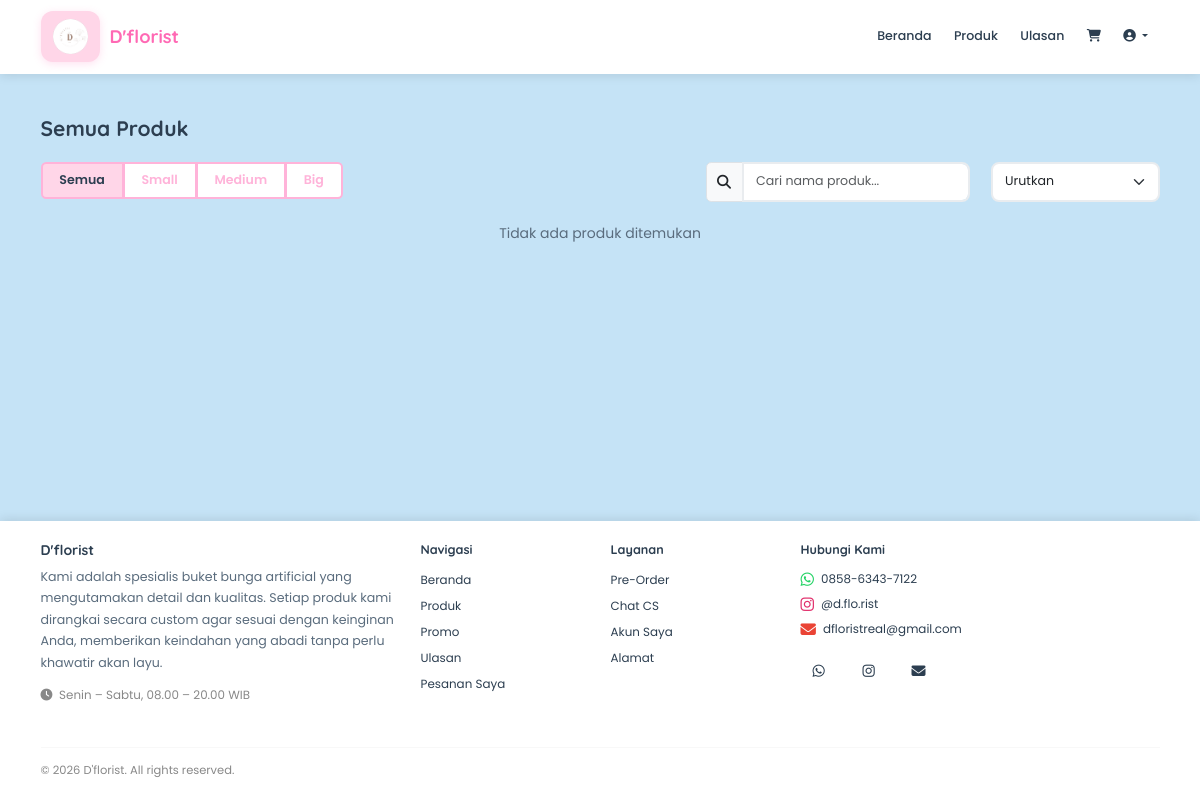
/products.php, run on the app's committed database.
### tables this page shows
CREATE TABLE categories (
    id INT PRIMARY KEY AUTO_INCREMENT,
    name VARCHAR(50) NOT NULL,
    description TEXT,
    created_at TIMESTAMP DEFAULT CURRENT_TIMESTAMP
);

### products.php (the view, shortened to what this page needs)
<?php
include 'includes/header.php';
$category = $_GET['category'] ?? '';
$sort = $_GET['sort'] ?? '';
$sql = "SELECT p.*, c.name as category_name FROM products p JOIN categories c ON p.category_id = c.id WHERE p.is_active = 1";
$params = [];
if ($sort === 'price_asc') {
    $sql .= " ORDER BY (CASE WHEN p.is_promo = 1 AND p.promo_price > 0 THEN p.promo_price ELSE p.price END) ASC";
} elseif ($sort === 'price_desc') {
    $sql .= " ORDER BY (CASE WHEN p.is_promo = 1 AND p.promo_price > 0 THEN p.promo_price ELSE p.price END) DESC";
} else {
    $sql .= " ORDER BY p.created_at DESC";
}
$stmt = $pdo->prepare($sql);
$stmt->execute($params);
$products = $stmt->fetchAll();
$categories = $pdo->query("SELECT * FROM categories")->fetchAll();
?>
<div class="container my-5">
    <h2 class="fw-bold mb-4">Semua Produk</h2>
    <div class="row mb-4">
        <div class="col-md-7">
            <div class="btn-group flex-wrap" role="group">
                <a href="products.php" class="btn <?php echo !$category ? 'btn-primary' : 'btn-outline-primary'; ?>">Semua</a>
                <?php foreach ($categories as $cat): ?>
                <a href="products.php?category=<?php echo $cat['name']; ?>"
                   class="btn <?php echo $category === $cat['name'] ? 'btn-primary' : 'btn-outline-primary'; ?>">
                    <?php echo $cat['name']; ?>
                </a>
                <?php endforeach; ?>
            </div>
        </div>
        <div class="col-md-3 mt-2 mt-md-0">
            <div class="input-group">
                <span class="input-group-text"><i class="fas fa-search"></i></span>
                <input type="text" id="productSearch" class="form-control" placeholder="Cari nama produk...">
            </div>
        </div>
        <div class="col-md-2 mt-2 mt-md-0">
    <select class="form-select" id="sortSelect">
        <option value="">Urutkan</option>
    </select>
</div>
    </div>
    <div class="row g-4">
        <?php if (empty($products)): ?>
        <div class="col-12 text-center">
            <p class="text-muted">Tidak ada produk ditemukan</p>
        </div>
        <?php endif; ?>
    </div>
</div>
<?php include 'includes/footer.php'; ?>

### assets/css/style.css (style rules this page uses)
:root { --pink-pastel: #FFD6E8; --blue-pastel: #C5E3F6; --pink-dark: #FFB3D9; --blue-dark: #A8D8F0; --text-dark: #2C3E50; --text-light: #5A6C7D; }
* { margin: 0; padding: 0; box-sizing: border-box; }
html, body { height: 100%; font-family: 'Poppins', sans-serif; color: var(--text-dark); background-color: var(--blue-pastel); font-size: 14px; }
body { display: flex; flex-direction: column; min-height: 100vh; }
main, .container { flex: 1 0 auto; }
h1, h2, h3, h4, h5, h6 { font-family: 'Quicksand', sans-serif; font-weight: 700; }
h2 { font-size: 1.5rem; }
.btn-primary { background-color: var(--pink-pastel); border: 2px solid var(--pink-dark); color: var(--text-dark); font-weight: 600; padding: 0.5rem 1.2rem; font-size: 0.9rem; transition: all 0.3s; }
.btn-outline-primary { border: 2px solid var(--pink-dark); color: var(--pink-dark); font-weight: 600; background: white; padding: 0.5rem 1.2rem; font-size: 0.9rem; }
.form-control, .form-select { border: 2px solid #E9ECEF; border-radius: 8px; padding: 0.6rem 0.9rem; font-family: 'Poppins', sans-serif; font-size: 0.9rem; }
a { color: #FF69B4; text-decoration: none; transition: all 0.3s; }
.text-muted { color: var(--text-light) !important; }

### data on the page
categories: name "Small"
categories: name "Medium"
categories: name "Big"
